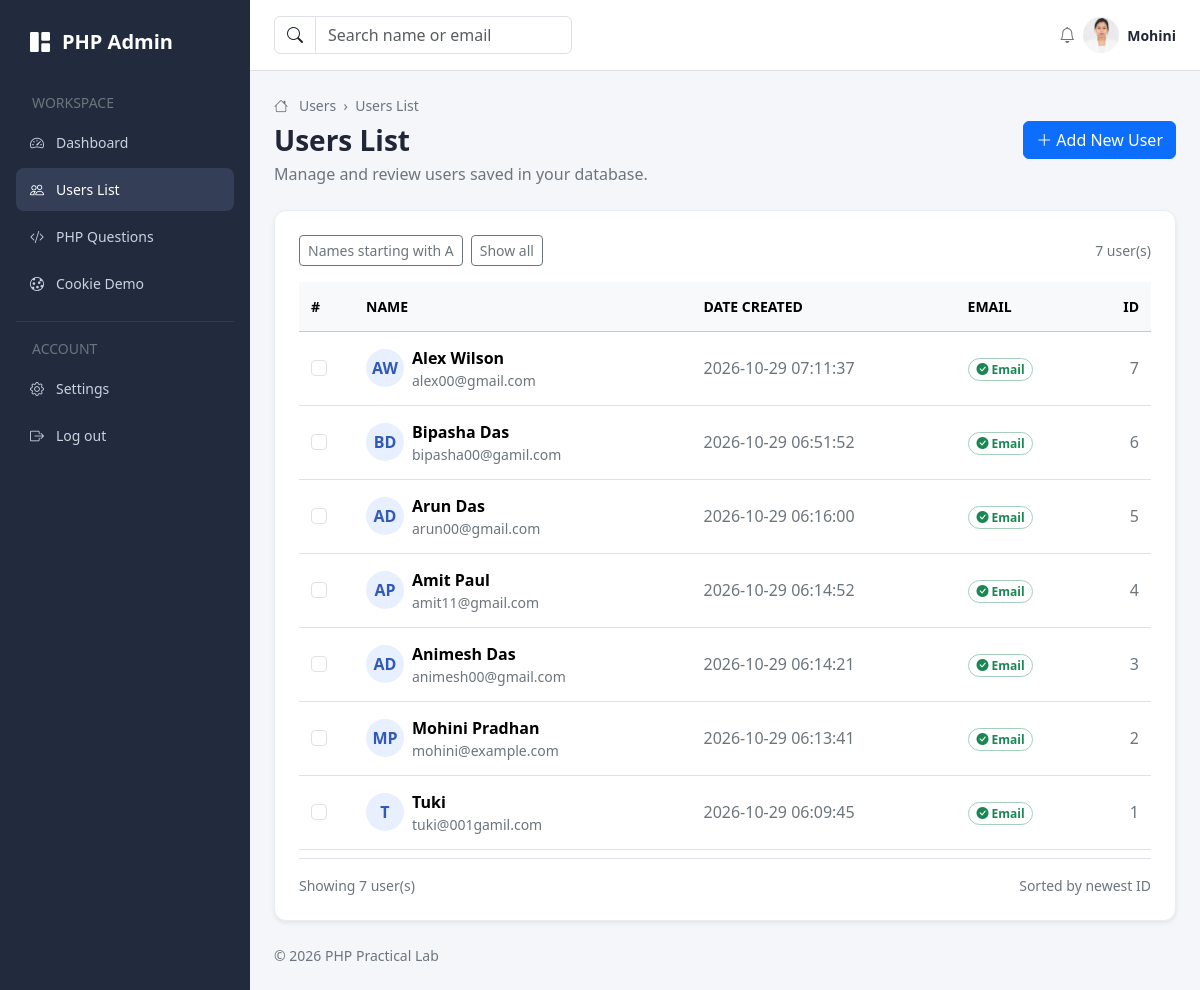
Screenshot of /users.php (signed in) with the database file from the repository.
### tables this page shows
CREATE TABLE `users` (
  `id` int(11) NOT NULL,
  `name` varchar(100) NOT NULL,
  `email` varchar(150) NOT NULL,
  `created_at` timestamp NOT NULL DEFAULT current_timestamp()
);

### auth.php (called while the page is built, shortened)
<?php
    require_once "config/db.php";
    $stmt = $pdo->prepare(
        "SELECT id, username, display_name, email, photo, theme
        FROM admins
        WHERE id = :id
        LIMIT 1"
    );
    $stmt->execute([":id" => $_SESSION["admin_id"]]);
    $currentAdmin = $stmt->fetch(PDO::FETCH_ASSOC);

### users.php (the view, shortened to what this page needs)
<?php
    require_once "auth.php";
$search = trim($_GET["search"] ?? "");
$searchA = isset($_GET["search_a"]);
if ($searchA) {
    $stmt = $pdo->prepare(
        "SELECT * FROM users
         WHERE name LIKE :name
         ORDER BY id DESC"
    );
    $stmt->execute([":name" => "A%"]);
} else {
    $stmt = $pdo->prepare("SELECT * FROM users ORDER BY id DESC");
    $stmt->execute();
}
$users = $stmt->fetchAll(PDO::FETCH_ASSOC);
function e($value)
{
    return htmlspecialchars((string) $value, ENT_QUOTES, "UTF-8");
}
function initials($name)
{
    $parts = preg_split('/\s+/', trim($name));
    $letters = "";
    foreach (array_slice($parts, 0, 2) as $part) {
        $letters .= mb_substr($part, 0, 1);
    }
    return mb_strtoupper($letters);
}
?>
<!doctype html>
<html lang="en" data-bs-theme="<?= htmlspecialchars($currentAdmin["theme"]) ?>">
<head>
    <link href="https://cdn.jsdelivr.net/npm/bootstrap@5.3.3/dist/css/bootstrap.min.css" rel="stylesheet">
    <link href="https://cdn.jsdelivr.net/npm/bootstrap-icons@1.11.3/font/bootstrap-icons.min.css" rel="stylesheet">
</head>
<body>
    <div class="d-flex">
        <aside class="sidebar p-3">
            <a href="index.php" class="text-white fw-bold fs-5 mb-4">
                <i class="bi bi-grid-1x2-fill"></i>
                <span class="brand-name">PHP Admin</span>
            </a>
            <div class="small text-uppercase text-secondary px-3 mb-2 menu-label">
                Workspace
            </div>
            <a href="index.php">
                <i class="bi bi-speedometer2"></i><span class="menu-label">Dashboard</span>
            </a>
            <a href="users.php" class="active">
                <i class="bi bi-people"></i><span class="menu-label">Users List</span>
            </a>
            <a href="demo.php">
                <i class="bi bi-code-slash"></i><span class="menu-label">PHP Questions</span>
            </a>
            <a href="cookie.php">
                <i class="bi bi-cookie"></i><span class="menu-label">Cookie Demo</span>
            </a>
            <hr class="border-secondary">
            <div class="small text-uppercase text-secondary px-3 mb-2 menu-label">
                Account
            </div>
            <a href="#">
                <i class="bi bi-gear"></i><span class="menu-label">Settings</span>
            </a>
            <a href="logout.php">
                <i class="bi bi-box-arrow-right"></i>
                <span class="menu-label">Log out</span>
            </a>
        </aside>
        <div class="main-content flex-grow-1">
            <header class="topbar border-bottom px-4 py-3 d-flex
                       justify-content-between align-items-center gap-3">
                <form method="GET" class="d-flex" role="search">
                    <div class="input-group">
                        <span class="input-group-text bg-white">
                            <i class="bi bi-search"></i>
                        </span>
                        <input class="form-control" type="search" name="search" value="<?= e($search) ?>"
                            placeholder="Search name or email">
                    </div>
                </form>
                <div class="d-flex align-items-center gap-2">
                    <i class="bi bi-bell text-secondary"></i>
                    <img src="<?= htmlspecialchars($currentAdmin["photo"]) ?>"
                        alt="Admin profile photo"
                        width="36"
                        height="36"
                        class="rounded-circle"
                        style="object-fit: cover">
                    <span class="small fw-semibold d-none d-sm-inline">
                        <?= htmlspecialchars($currentAdmin["display_name"]) ?>
                    </span>
                </div>
            </header>
            <main class="p-3 p-md-4">
                <div class="d-flex flex-wrap justify-content-between
                        align-items-center gap-3 mb-4">
                    <div>
                        <div class="small text-secondary mb-2">
                            <i class="bi bi-house"></i> &nbsp; Users &nbsp;›&nbsp; Users List
                        </div>
                        <h1 class="h3 fw-bold mb-1">Users List</h1>
                        <p class="text-secondary mb-0">
                            Manage and review users saved in your database.
                        </p>
                    </div>
                    <a href="index.php" class="btn btn-primary">
                        <i class="bi bi-plus-lg"></i> Add New User
                    </a>
                </div>
                <section class="content-card shadow-sm p-3 p-md-4">
                    <div class="d-flex flex-wrap justify-content-between
                            align-items-center gap-3 mb-3">
                        <div class="d-flex flex-wrap gap-2">
                            <a href="users.php?search_a=1" class="btn btn-outline-secondary btn-sm">
                                Names starting with A
                            </a>
                            <a href="users.php" class="btn btn-outline-secondary btn-sm">
                                Show all
                            </a>
                        </div>
                        <span class="small text-secondary">
                            <?= count($users) ?> user(s)
                        </span>
                    </div>
                    <div class="table-responsive">
                        <table class="table align-middle mb-0">
                            <thead class="table-light">
                                <tr class="small text-secondary">
                                    <th style="width: 55px">#</th>
                                    <th>NAME</th>
                                    <th>DATE CREATED</th>
                                    <th>EMAIL</th>
                                    <th class="text-end">ID</th>
                                </tr>
                            </thead>
                            <tbody>
                                <?php if ($users): ?>
                                    <?php foreach ($users as $index => $user): ?>
                                        <tr>
                                            <td>
                                                <input class="form-check-input" type="checkbox" aria-label="Select user">
                                            </td>
                                            <td>
                                                <div class="d-flex align-items-center gap-2">
                                                    <span class="avatar">
                                                        <?= e(initials($user["name"])) ?>
                                                    </span>
                                                    <div>
                                                        <div class="fw-semibold">
                                                            <?= e($user["name"]) ?>
                                                        </div>
                                                        <div class="small text-secondary">
                                                            <?= e($user["email"]) ?>
                                                        </div>
                                                    </div>
                                                </div>
                                            </td>
                                            <td class="text-secondary">
                                                <?= e($user["created_at"] ?? "—") ?>
                                            </td>
                                            <td>
                                                <span class="badge rounded-pill text-bg-success-subtle
                                                     border border-success-subtle text-success">
                                                    <i class="bi bi-check-circle-fill"></i> Email
                                                </span>
                                            </td>
                                            <td class="text-end text-secondary">
                                                <?= (int) $user["id"] ?>
                                            </td>
                                        </tr>
                                    <?php endforeach; ?>
                                <?php endif; ?>
                            </tbody>
                        </table>
                    </div>
                    <div class="d-flex justify-content-between align-items-center
                            border-top pt-3 mt-2">
                        <span class="small text-secondary">
                            Showing <?= count($users) ?> user(s)
                        </span>
                        <span class="small text-secondary">
                            Sorted by newest ID
                        </span>
                    </div>
                </section>
                <footer class="text-secondary small mt-4">
                    © 2026 PHP Practical Lab
                </footer>
            </main>
        </div>
    </div>
</body>
</html>

### users.php (style rules this page uses)
body { background: #f4f6fa; color: #202637; }
.sidebar { width: 250px; min-height: 100vh; background: #222a3d; }
.sidebar a { color: #cbd2df; text-decoration: none; display: flex; gap: 12px; align-items: center; padding: 11px 14px; border-radius: 8px; margin-bottom: 4px; font-size: 14px; }
.sidebar a:hover, .sidebar a.active { color: #fff; background: #343e56; }
.main-content { min-width: 0; }
.topbar, .content-card { background: #fff; }
.content-card { border: 1px solid #e9edf3; border-radius: 12px; }
.avatar { width: 38px; height: 38px; border-radius: 50%; display: inline-grid; place-items: center; background: #e8efff; color: #3159b7; font-weight: 700; flex: 0 0 auto; }
.table> :not(caption)>*>* { padding: 14px 12px; }

### rows the page displays
users: name "AW", name "Alex Wilson", email "alex00@gmail.com", created_at "2026-10-29 07:11:37", id "7"
users: name "BD", name "Bipasha Das", email "bipasha00@gamil.com", created_at "2026-10-29 06:51:52", id "6"
users: name "AD", name "Arun Das", email "arun00@gmail.com", created_at "2026-10-29 06:16:00", id "5"
users: name "AP", name "Amit Paul", email "amit11@gmail.com", created_at "2026-10-29 06:14:52", id "4"
users: name "AD", name "Animesh Das", email "animesh00@gmail.com", created_at "2026-10-29 06:14:21", id "3"
users: name "MP", name "Mohini Pradhan", email "mohini@example.com", created_at "2026-10-29 06:13:41", id "2"
users: name "T", name "Tuki", email "tuki@001gamil.com", created_at "2026-10-29 06:09:45", id "1"

### other values shown
$currentAdmin["display_name"] "Mohini"
count($users) "7"
